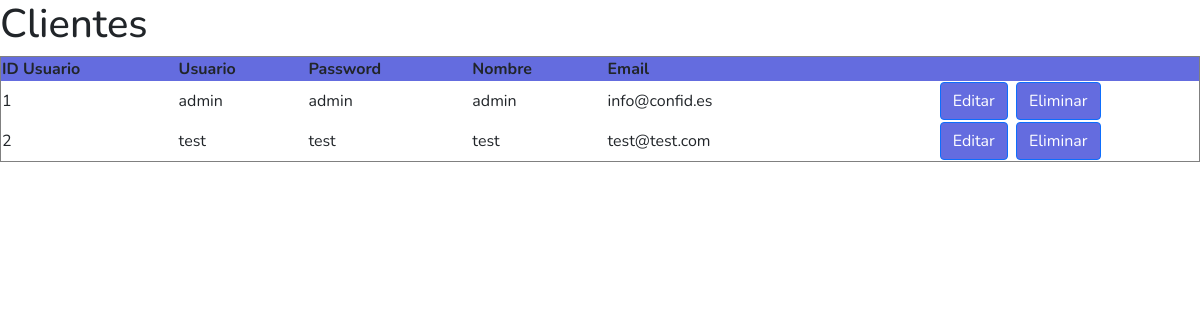
Page /content/CPanel/consulta_usuarios.php on the earlier database version.
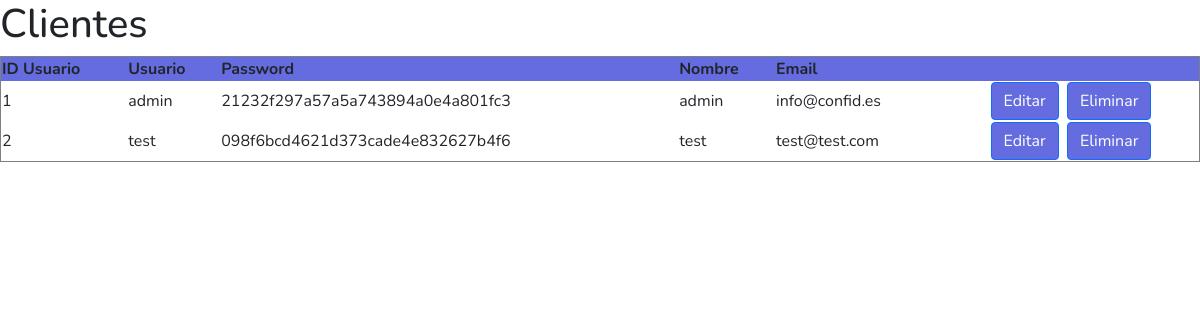
Same page on the later database version.
### tables this page shows
CREATE TABLE IF NOT EXISTS `usuarios` (
  `idUsuario` int(11) NOT NULL AUTO_INCREMENT,
  `usuario` varchar(45) NOT NULL,
  `passwd` varchar(45) NOT NULL,
  `nombre` varchar(45) NOT NULL,
  `email` varchar(45) NOT NULL,
  PRIMARY KEY (`idUsuario`)
);

### content/CPanel/consulta_usuarios.php (the view, shortened to what this page needs)
<?php
    $far="../../";
    include $far.'php/comun/head.php';
    $consulta = 'SELECT * FROM usuarios';
    $result = mysqli_query($conn, $consulta) or die('Consulta fallida: ' . mysqli_error());
?>
<!DOCTYPE html>
<html>
<head>
    <link rel ="stylesheet" href="/style/style.css"/>
</head>
    <body <?php if($trabajador){echo "class='admin_body' id='body-pd'";}?>>
        <div>
            <div>
            <h1>Clientes</h1>
                <table border= "1" style="width:100%;margin:auto;">
                    <thead>
                        <tr style="background-color: #646CDF;">
                            <th>ID Usuario</th>
                            <th>Usuario</th>
                            <th>Password</th>
                            <th>Nombre</th>
                            <th>Email</th>
                            <th></th>
                        </tr>
                    </thead>
                    <?php
                        while ($row = mysqli_fetch_array($result)) {
                            echo '<tr>';
                            echo '<td>' . $row['idUsuario'] . '</td>';
                            echo '<td>' . $row['usuario'] . '</td>';
                            echo '<td>' . $row['passwd'] . '</td>';
                            echo '<td>' . $row['nombre'] . '</td>';
                            echo '<td>' . $row['email'] . '</td>';
                            echo '<td style=" text-align:center "><a class="btn btn-primary" href="/content/CPanel/mod_usuario.php?id='. $row["idUsuario"]. '&tipo=1">Editar</a>';
                            echo '<a class="btn btn-primary" href="/php/consultas/del_Cliente.php?id='. $row["idUsuario"].'&tipo=1">Eliminar</a> </td>';
                            echo '</tr>';
                        }
                    ?>
                </table>
            </div>
        </div>
        <br>
    </body>
</html>

### php/comun/head.php (shortened to what this page needs)
<head>
    <link rel ="stylesheet" href="/style/style.css"/>
    <link href="https://cdn.jsdelivr.net/npm/boxicons@latest/css/boxicons.min.css" rel="stylesheet">
    <link href="https://cdn.jsdelivr.net/npm/bootstrap@5.1.3/dist/css/bootstrap.min.css" rel="stylesheet">
    <link rel="stylesheet" href="https://cdnjs.cloudflare.com/ajax/libs/OwlCarousel2/2.3.4/assets/owl.carousel.min.css" />
    <link rel="stylesheet" href="https://cdnjs.cloudflare.com/ajax/libs/OwlCarousel2/2.3.4/assets/owl.theme.default.min.css" />
</head>
<?php
    $trabajador = false;
?>

### style/style.css (style rules this page uses)
:root { --header-height: 3rem; --nav-width: 68px; --first-color: #646CDF; --first-color-light: #AFA5D9; --white-color: #F7F6FB; --body-font: 'Nunito', sans-serif; --normal-font-size: 1rem; --z-fixed: 100 }
* { font-family: var(--body-font); }
.btn-primary { background-color: var(--first-color); }

Differences in the rows shown:
changed usuarios "admin": passwd "admin" → "21232f297a57a5a743894a0e4a801fc3"
changed usuarios "test": passwd "test" → "098f6bcd4621d373cade4e832627b4f6"
